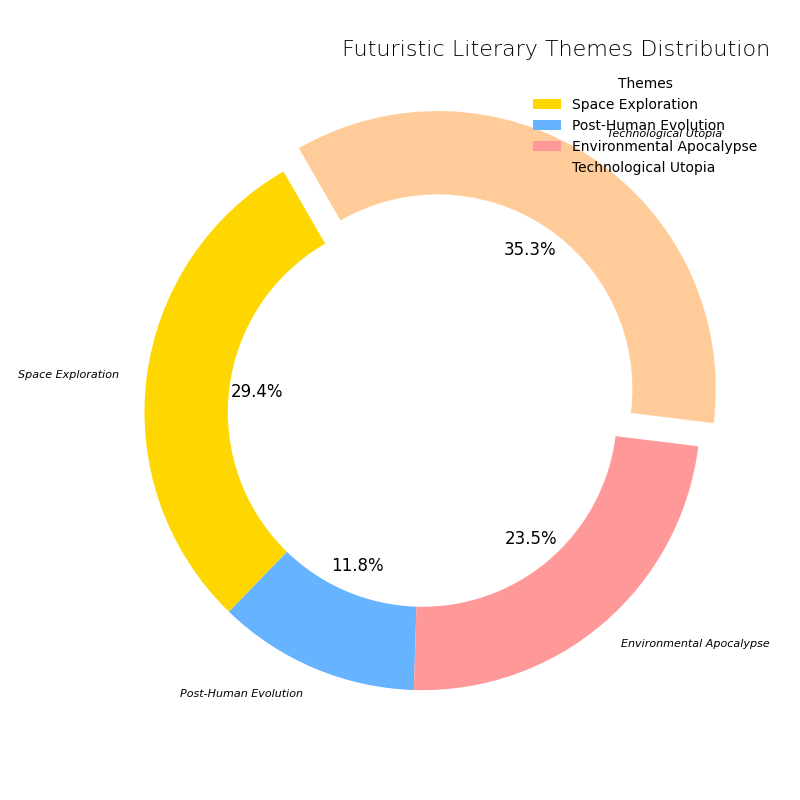

This chart was generated by the following Python code:
import matplotlib.pyplot as plt
import numpy as np

themes = ['Space Exploration', 'Post-Human Evolution', 'Environmental Apocalypse', 'Technological Utopia']
distribution = np.array([25, 10, 20, 30])
colors = ['#FFD700', '#66B3FF', '#FF9999', '#FFCC99']
explode = (0, 0, 0, 0.1)

fig, ax = plt.subplots(figsize=(8, 8))
# Creating a donut pie chart by setting a wedgeprops parameter to create a hole
wedges, texts, autotexts = ax.pie(distribution, labels=themes, autopct='%1.1f%%', startangle=120, colors=colors, 
                                  explode=explode, textprops=dict(color="black"), wedgeprops=dict(width=0.3))

plt.setp(autotexts, size=12, weight="normal")
plt.setp(texts, size=8, style='italic')

ax.set_title("Futuristic Literary Themes Distribution", fontsize=16, fontweight='light', loc='right')
ax.legend(wedges, themes, title="Themes", loc="upper right", frameon=False)

plt.tight_layout()
plt.show()
